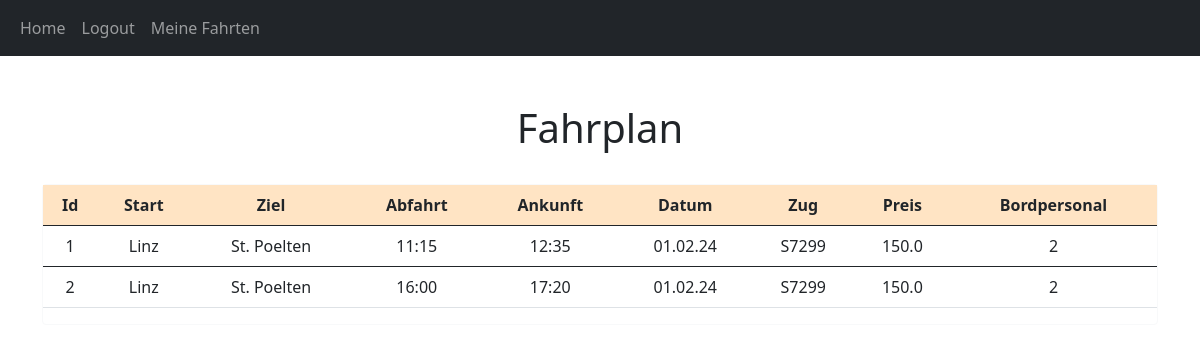
The app's page /home (signed in) with its own data.
### website/models.py (models this page shows, shortened)
class Post(db.Model):
    id = db.Column(db.Integer, primary_key=True)
    start = db.Column(db.String, nullable=False)
    ziel = db.Column(db.String, nullable=False)
    zug = db.Column(db.String, nullable=False)
    bordpersonal = db.Column(db.String, nullable=False)
    preis = db.Column(db.Float, nullable=False)
    datum = db.Column(db.String, nullable=False)
    strecken = db.Column(db.String, nullable=False)
    uhrzeit = db.Column(db.String, nullable=False)
    ankunft = db.Column(db.String, nullable=False)
    date_created = db.Column(db.DateTime(timezone=True), default=func.now())
    author = db.Column(db.Integer, db.ForeignKey(
        'user.id', ondelete="CASCADE"), nullable=False)

### website/views.py (the view)
@views.route("/")
@views.route("/home")
@login_required
def home():
    posts = Post.query.all()
    return render_template("home.html", user=current_user, posts=posts)

### website/__init__.py (called while the page is built)
def create_app():
    app = Flask(__name__)
    app.config['SECRET_KEY'] = "helloworld"
    app.config['SQLALCHEMY_DATABASE_URI'] = f'sqlite:///{DB_NAME}'
    db.init_app(app)
    from .views import views
    from .auth import auth
    app.register_blueprint(views, url_prefix="/")
    app.register_blueprint(auth, url_prefix="/")
    from .models import User, Post
    create_database(app)
    login_manager = LoginManager()
    login_manager.login_view = "auth.login"
    login_manager.init_app(app)
    @login_manager.user_loader
    def load_user(id):
        return User.query.get(int(id))
    return app

### website/models.py (called while the page is built)
    def get_admin(self):
        return self.admin

### website/templates/home.html
{% extends "posts_div.html" %} {% block title %}Home{% endblock %}

### website/templates/posts_div.html (shortened to what this page needs)
{% extends "base.html" %} {% block title %}Home{% endblock %} {% block content
%}
<link rl="stylesheet" href="/static/stylesl.css"/>
<h1 align="center">
  <br/>
  {% block header %}Fahrplan{% endblock %}</h1>
  <link rl="stylesheet" href="/static/stylesl.css"/>
<div id="posts">
  <br/>
  <div class="card border-light" align="center">
  <table class = "table">
    <thread>
      <tr class="table" style="background-color:bisque" align=center>
        <th scope="col">Id</th>
        <th scope="col">Start</th>
        <th scope="col">Ziel</th>
        <th scope="col">Abfahrt</th>
        <th scope="col">Ankunft</th>
        <th scope="col">Datum</th>
        <th scope="col">Zug</th>
        <th scope="col">Preis</th>
        <th scope="col">Bordpersonal</th>
      </tr>
    </thread>
    {% for post in posts %}
        <tbody>
          <tr class="table" align=center>
              <td>{{post.id}}</td>
              <td>{{post.start}}</td>
              <td>{{post.ziel}}</td>
              <td>{{post.uhrzeit}}</td>
              <td>{{post.ankunft}}</td>
              <td>{{post.datum}}</td>
              <td>{{post.zug}}</td>
              <td>{{post.preis}}</td>
              <td>{{post.bordpersonal}}</td>
          </tr>
        </tbody>
    {% endfor %}
  </table>
</div>
 {% endblock %}

### records on screen
Post: id "1", start "Linz", ziel "St. Poelten", uhrzeit "11:15", ankunft "12:35", datum "01.02.24", zug "S7299", preis "150.0", bordpersonal "2"
Post: id "2", start "Linz", ziel "St. Poelten", uhrzeit "16:00", ankunft "17:20", datum "01.02.24", zug "S7299", preis "150.0", bordpersonal "2"
